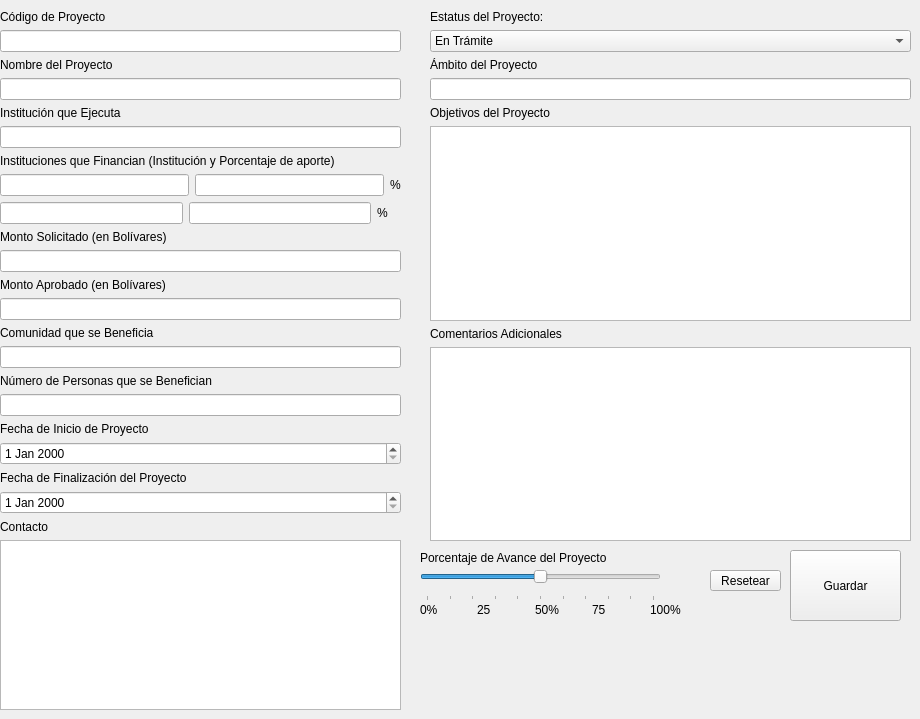
    <widget class="QWidget" name="page">
     <widget class="QPushButton" name="pushButtonSaveInsertar">
      <property name="geometry">
       <rect>
        <x>790</x>
        <y>550</y>
        <width>111</width>
        <height>71</height>
       </rect>
      </property>
      <property name="statusTip">
       <string>Guarda el nuevo proyecto en el banco de proyectos.</string>
      </property>
      <property name="text">
       <string>Guardar</string>
      </property>
     </widget>
     <widget class="QPushButton" name="pushButtonResetInsert">
      <property name="geometry">
       <rect>
        <x>710</x>
        <y>570</y>
        <width>71</width>
        <height>21</height>
       </rect>
      </property>
      <property name="statusTip">
       <string>Borra todos los campos.</string>
      </property>
      <property name="text">
       <string>Resetear</string>
      </property>
     </widget>
     <widget class="QWidget" name="verticalLayoutWidget">
      <property name="geometry">
       <rect>
        <x>430</x>
        <y>10</y>
        <width>481</width>
        <height>531</height>
       </rect>
      </property>
      <layout class="QVBoxLayout" name="verticalLayout">
       <item>
        <widget class="QLabel" name="label_31">
         <property name="text">
          <string>Estatus del Proyecto:</string>
         </property>
        </widget>
       </item>
       <item>
        <widget class="QComboBox" name="comboBoxEstatus">
         <item>
          <property name="text">
           <string>En Trámite</string>
          </property>
         </item>
         <item>
          <property name="text">
           <string>En Ejecución</string>
          </property>
         </item>
         <item>
          <property name="text">
           <string>Negado</string>
          </property>
         </item>
         <item>
          <property name="text">
           <string>Completado</string>
          </property>
         </item>
        </widget>
       </item>
       <item>
        <widget class="QLabel" name="label_32">
         <property name="text">
          <string>Ámbito del Proyecto</string>
         </property>
        </widget>
       </item>
       <item>
        <widget class="QLineEdit" name="lineEditAmbito"/>
       </item>
       <item>
        <widget class="QLabel" name="label_3">
         <property name="text">
          <string>Objetivos del Proyecto</string>
         </property>
        </widget>
       </item>
       <item>
        <widget class="QPlainTextEdit" name="plainTextEditObjetivos"/>
       </item>
       <item>
        <widget class="QLabel" name="label_6">
         <property name="text">
          <string>Comentarios Adicionales</string>
         </property>
        </widget>
       </item>
       <item>
        <widget class="QPlainTextEdit" name="plainTextEditComentario"/>
       </item>
      </layout>
     </widget>
     <widget class="QSlider" name="horizontalSlider">
      <property name="geometry">
       <rect>
        <x>420</x>
        <y>560</y>
        <width>241</width>
        <height>41</height>
       </rect>
      </property>
      <property name="maximum">
       <number>100</number>
      </property>
      <property name="singleStep">
       <number>10</number>
      </property>
      <property name="value">
       <number>50</number>
      </property>
      <property name="orientation">
       <enum>Qt::Horizontal</enum>
      </property>
      <property name="tickPosition">
       <enum>QSlider::TicksBelow</enum>
      </property>
      <property name="tickInterval">
       <number>10</number>
      </property>
     </widget>
     <widget class="QWidget" name="horizontalLayoutWidget_3">
      <property name="geometry">
       <rect>
        <x>420</x>
        <y>600</y>
        <width>281</width>
        <height>19</height>
       </rect>
      </property>
      <layout class="QHBoxLayout" name="horizontalLayout_5">
       <item>
        <widget class="QLabel" name="label_15">
         <property name="text">
          <string>0%</string>
         </property>
        </widget>
       </item>
       <item>
        <widget class="QLabel" name="label_24">
         <property name="text">
          <string>25</string>
         </property>
        </widget>
       </item>
       <item>
        <widget class="QLabel" name="label_19">
         <property name="text">
          <string>50%</string>
         </property>
        </widget>
       </item>
       <item>
        <widget class="QLabel" name="label_25">
         <property name="text">
          <string>75</string>
         </property>
        </widget>
       </item>
       <item>
        <widget class="QLabel" name="label_21">
         <property name="text">
          <string>100%</string>
         </property>
        </widget>
       </item>
      </layout>
     </widget>
     <widget class="QLabel" name="label_40">
      <property name="geometry">
       <rect>
        <x>420</x>
        <y>550</y>
        <width>241</width>
        <height>16</height>
       </rect>
      </property>
      <property name="text">
       <string>Porcentaje de Avance del Proyecto</string>
      </property>
     </widget>
     <widget class="QWidget" name="verticalLayoutWidget_2">
      <property name="geometry">
       <rect>
        <x>0</x>
        <y>10</y>
        <width>401</width>
        <height>700</height>
       </rect>
      </property>
      <layout class="QVBoxLayout" name="verticalLayout_2">
       <item>
        <widget class="QLabel" name="label_33">
         <property name="text">
          <string>Código de Proyecto</string>
         </property>
        </widget>
       </item>
       <item>
        <widget class="QLineEdit" name="lineEditCodigo"/>
       </item>
       <item>
        <widget class="QLabel" name="label">
         <property name="text">
          <string>Nombre del Proyecto</string>
         </property>
        </widget>
       </item>
       <item>
        <widget class="QLineEdit" name="lineEditNombre"/>
       </item>
       <item>
        <widget class="QLabel" name="label_2">
         <property name="text">
          <string>Institución que Ejecuta</string>
         </property>
        </widget>
       </item>
       <item>
        <widget class="QLineEdit" name="lineEditInstitucionEjecuta"/>
       </item>
       <item>
        <widget class="QLabel" name="label_39">
         <property name="text">
          <string>Instituciones que Financian (Institución y Porcentaje de aporte)</string>
         </property>
        </widget>
       </item>
       <item>
        <layout class="QHBoxLayout" name="horizontalLayout_4">
         <item>
          <widget class="QLineEdit" name="lineEditInstitucionFinancia"/>
         </item>
         <item>
          <widget class="QLineEdit" name="lineEditPorcentajeInstitucionFinancia"/>
         </item>
         <item>
          <widget class="QLabel" name="label_38">
           <property name="text">
            <string>%</string>
           </property>
          </widget>
         </item>
        </layout>
       </item>
       <item>
        <layout class="QHBoxLayout" name="horizontalLayout_3">
         <item>
          <widget class="QLineEdit" name="lineEditInstitucionFinancia2"/>
         </item>
         <item>
          <widget class="QLineEdit" name="lineEditPorcentajeInstitucionFinancia2"/>
         </item>
         <item>
          <widget class="QLabel" name="label_37">
           <property name="text">
            <string>%</string>
           </property>
          </widget>
         </item>
         <item>
          <widget class="QLabel" name="label_10">
           <property name="text">
            <string/>
           </property>
          </widget>
         </item>
        </layout>
       </item>
       <item>
        <widget class="QLabel" name="label_11">
         <property name="text">
          <string>Monto Solicitado (en Bolívares)</string>
         </property>
        </widget>
       </item>
       <item>
        <widget class="QLineEdit" name="lineEditMontoSolicitado"/>
       </item>
       <item>
        <widget class="QLabel" name="label_4">
         <property name="text">
          <string>Monto Aprobado (en Bolívares)</string>
         </property>
        </widget>
       </item>
       <item>
        <widget class="QLineEdit" name="lineEditMontoAprobado"/>
       </item>
       <item>
        <widget class="QLabel" name="label_5">
         <property name="text">
          <string>Comunidad que se Beneficia</string>
         </property>
        </widget>
       </item>
       <item>
        <widget class="QLineEdit" name="lineEditComunidadDestino"/>
       </item>
       <item>
        <widget class="QLabel" name="label_36">
         <property name="text">
          <string>Número de Personas que se Benefician</string>
         </property>
        </widget>
       </item>
       <item>
        <widget class="QLineEdit" name="lineEditNumeroBeneficiarios"/>
       </item>
       <item>
        <widget class="QLabel" name="label_35">
         <property name="text">
          <string>Fecha de Inicio de Proyecto</string>
         </property>
        </widget>
       </item>
       <item>
        <widget class="QDateEdit" name="dateEditFechaInicio"/>
       </item>
       <item>
        <widget class="QLabel" name="label_34">
         <property name="text">
          <string>Fecha de Finalización del Proyecto</string>
         </property>
        </widget>
       </item>
       <item>
        <widget class="QDateEdit" name="dateEditFechaFin"/>
       </item>
       <item>
        <widget class="QLabel" name="label_41">
         <property name="text">
          <string>Contacto</string>
         </property>
        </widget>
       </item>
       <item>
        <widget class="QPlainTextEdit" name="plainTextEditContacto"/>
       </item>
      </layout>
     </widget>
    </widget>
